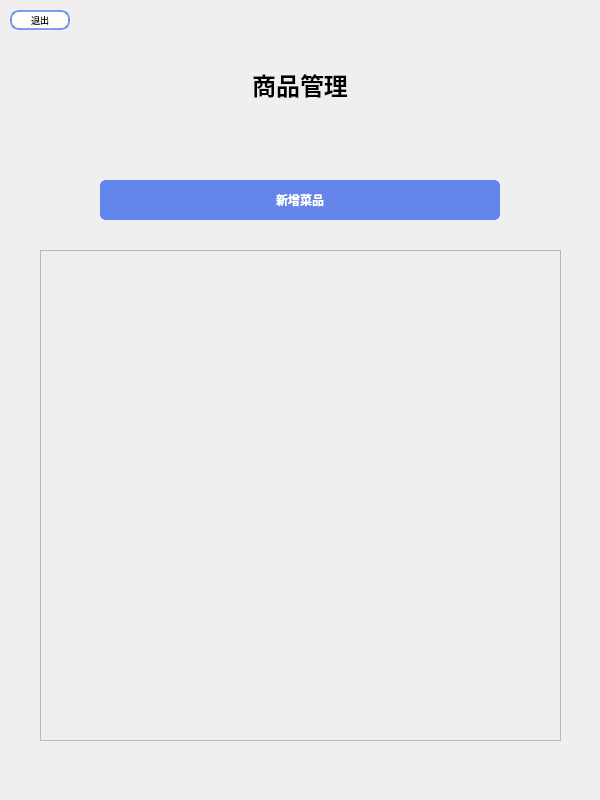
<?xml version="1.0" encoding="UTF-8"?>
<ui version="4.0">
 <class>good_mange</class>
 <widget class="QWidget" name="good_mange">
  <property name="geometry">
   <rect>
    <x>0</x>
    <y>0</y>
    <width>600</width>
    <height>800</height>
   </rect>
  </property>
  <property name="minimumSize">
   <size>
    <width>600</width>
    <height>800</height>
   </size>
  </property>
  <property name="maximumSize">
   <size>
    <width>600</width>
    <height>800</height>
   </size>
  </property>
  <property name="windowTitle">
   <string>果粒橙外卖-商家端</string>
  </property>
  <property name="windowIcon">
   <iconset resource="../Image.qrc">
    <normaloff>:/image/lt_cml.jpg</normaloff>:/image/lt_cml.jpg</iconset>
  </property>
  <widget class="QLabel" name="label_2">
   <property name="geometry">
    <rect>
     <x>0</x>
     <y>0</y>
     <width>600</width>
     <height>800</height>
    </rect>
   </property>
   <property name="styleSheet">
    <string notr="true">background-image: url(:/image/bg_2.png);</string>
   </property>
   <property name="text">
    <string/>
   </property>
  </widget>
  <widget class="QLabel" name="label">
   <property name="geometry">
    <rect>
     <x>225</x>
     <y>60</y>
     <width>150</width>
     <height>50</height>
    </rect>
   </property>
   <property name="sizePolicy">
    <sizepolicy hsizetype="Fixed" vsizetype="Fixed">
     <horstretch>150</horstretch>
     <verstretch>20</verstretch>
    </sizepolicy>
   </property>
   <property name="minimumSize">
    <size>
     <width>150</width>
     <height>50</height>
    </size>
   </property>
   <property name="maximumSize">
    <size>
     <width>600</width>
     <height>50</height>
    </size>
   </property>
   <property name="font">
    <font>
     <family>黑体</family>
     <pointsize>16</pointsize>
    </font>
   </property>
   <property name="text">
    <string>&lt;html&gt;&lt;head/&gt;&lt;body&gt;&lt;p align=&quot;center&quot;&gt;&lt;span style=&quot; font-size:18pt; font-weight:700;&quot;&gt;商品管理&lt;/span&gt;&lt;/p&gt;&lt;/body&gt;&lt;/html&gt;</string>
   </property>
   <property name="alignment">
    <set>Qt::AlignmentFlag::AlignCenter</set>
   </property>
  </widget>
  <widget class="QPushButton" name="pushButton_add_good">
   <property name="geometry">
    <rect>
     <x>100</x>
     <y>180</y>
     <width>400</width>
     <height>40</height>
    </rect>
   </property>
   <property name="minimumSize">
    <size>
     <width>400</width>
     <height>40</height>
    </size>
   </property>
   <property name="maximumSize">
    <size>
     <width>400</width>
     <height>40</height>
    </size>
   </property>
   <property name="font">
    <font>
     <pointsize>-1</pointsize>
     <bold>true</bold>
    </font>
   </property>
   <property name="styleSheet">
    <string notr="true">QPushButton {
    background-color: #6384e9; /* 默认背景色，蓝色 */
    border: 2px solid #6384e9; /* 边框颜色与背景色相同 */
    border-radius: 6px; /* 圆角 */
    color: #ffffff; /* 文本颜色，白色 */
    font-size: 12px;
}

QPushButton:hover {
    background-color: #5076c6; /* 悬浮时背景色变深 */
    border: 2px solid #5076c6; /* 悬浮时边框颜色变深 */
}

QPushButton:pressed {
    background-color: #3a5d8f; /* 按下时背景色变得更深 */
    border-color: #3a5d8f; /* 按下时边框颜色变得更深 */
    transform: scale(0.95); /* 按下时按钮略微缩小 */
}
</string>
   </property>
   <property name="text">
    <string>新增菜品</string>
   </property>
  </widget>
  <widget class="QPushButton" name="pushButton_back">
   <property name="geometry">
    <rect>
     <x>10</x>
     <y>10</y>
     <width>60</width>
     <height>20</height>
    </rect>
   </property>
   <property name="minimumSize">
    <size>
     <width>60</width>
     <height>20</height>
    </size>
   </property>
   <property name="maximumSize">
    <size>
     <width>60</width>
     <height>20</height>
    </size>
   </property>
   <property name="font">
    <font>
     <pointsize>-1</pointsize>
    </font>
   </property>
   <property name="styleSheet">
    <string notr="true">QPushButton {
    background-color: #ffffff; /* 默认背景色，使用 #fad37f */
    border: 2px solid rgba(99, 132, 233, 0.8); /* 边框颜色 */
    border-radius: 9px; /* 圆角 */
    color: #000000; /* 文本颜色，黑色 */
    font-size: 9px;
}

QPushButton:hover {
	color:#ffffff;
    background-color: rgba(99, 132, 233, 0.8); /* 悬浮时背景颜色 */
    border: none; /* 悬浮时无边框 */
}

QPushButton:pressed {
    background-color: #b0c4de; /* 按下时背景颜色，稍微偏亮的蓝色 */
    border-color: #4682b4; /* 按下时边框颜色 */
    transform: scale(0.95); /* 按下时按钮略微缩小 */
}
</string>
   </property>
   <property name="text">
    <string>退出</string>
   </property>
  </widget>
  <widget class="QScrollArea" name="scrollArea">
   <property name="geometry">
    <rect>
     <x>40</x>
     <y>250</y>
     <width>521</width>
     <height>491</height>
    </rect>
   </property>
   <property name="widgetResizable">
    <bool>true</bool>
   </property>
   <widget class="QWidget" name="scrollAreaWidgetContents">
    <property name="geometry">
     <rect>
      <x>0</x>
      <y>0</y>
      <width>519</width>
      <height>489</height>
     </rect>
    </property>
   </widget>
  </widget>
 </widget>
 <resources>
  <include location="../Image.qrc"/>
 </resources>
 <connections/>
</ui>
